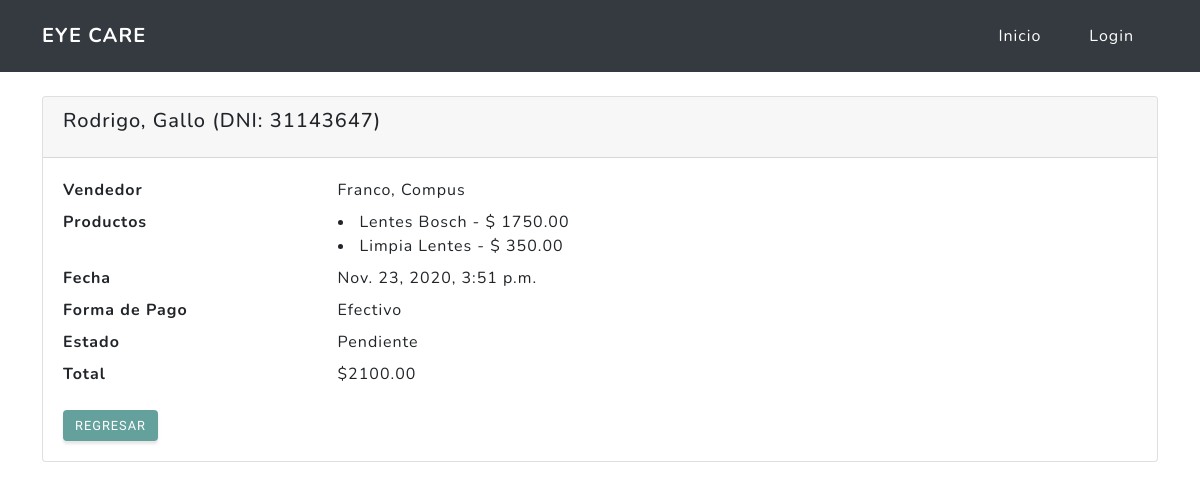
Screenshot of /vendedor/9 (signed in) with the database file from the repository.
### orders/models.py (models this page shows)
class Order(models.Model):
    products = models.ManyToManyField(Product,
                                      verbose_name="Productos",
                                      related_name="Productos",
                                      blank=False,
                                      null=False)
    patient = models.ForeignKey(Patient,
                                on_delete=models.CASCADE,
                                verbose_name="Paciente")
    seller = models.ForeignKey(settings.AUTH_USER_MODEL,
                               on_delete=models.CASCADE,
                               limit_choices_to=Q(groups__name='Vendedor'),
                               related_name="Vendedor",
                               verbose_name="Vendedor")
    date = models.DateTimeField(default=timezone.now,
                                verbose_name="Fecha",
                                validators=[MinValueValidator(limit_value=timezone.now, message='Ingrese una fecha '
                                                                                                'y/u horario '
                                                                                                'posterior.')])
    STATUS = (
        ('PED', 'Pedido'),
        ('TAL', 'Taller'),
        ('PEN', 'Pendiente'),
        ('FIN', 'Finalizado'),
    )
    status = models.CharField(max_length=3,
                              choices=STATUS,
                              default='PEN')
    METHODS = (
        ('CRED', 'Tarjeta de Credito'),
        ('DBTO', 'Tarjeta de Debito'),
        ('VIRT', 'Billetera Virtual'),
        ('EFEC', 'Efectivo')
    )
    payment_method = models.CharField(verbose_name="Metodo de Pago",
                                      max_length=4,
                                      choices=METHODS,
                                      default='EFEC')
    class Meta:
        verbose_name = "Pedido"
        verbose_name_plural = "Pedidos"
    @property
    def total_price(self):
        total = 0
        for productPrice in self.products.all():
            total += productPrice.price
        return total

class Product(models.Model):
    name = models.CharField(max_length=64,
                            verbose_name="Nombre")
    price = models.DecimalField(max_digits=32,
                                decimal_places=2,
                                verbose_name="Precio")
    is_glass = models.BooleanField(verbose_name="Lente", default=False)
    POS = (
        ('IZQ', 'Izquierda'),
        ('DER', 'Derecha'),
    )
    position = models.CharField(verbose_name="Posición",
                                max_length=3,
                                choices=POS,
                                blank=True,
                                null=True)
    TYPE = (
        ('LEJ', 'Lejos'),
        ('CER', 'Cerca'),
    )
    type = models.CharField(verbose_name="Tipo",
                            max_length=3,
                            choices=TYPE,
                            blank=True,
                            null=True)
    frame = models.BooleanField(verbose_name="Armazon",
                                blank=True,
                                null=True)
    class Meta:
        verbose_name = "Producto"
        verbose_name_plural = "Productos"
    def __str__(self):
        return f"{self.name} - $ {self.price}"

### patient/models.py (models this page shows)
class Patient(models.Model):
    document_id = models.IntegerField(primary_key=True,
                                      unique=True,
                                      verbose_name="DNI")
    first_name = models.CharField(max_length=64,
                                  verbose_name="Nombre")
    last_name = models.CharField(max_length=64,
                                 verbose_name="Apellido")
    medical_history = models.TextField(max_length=256,
                                       verbose_name="Historia Medica")
    class Meta:
        verbose_name = "Paciente"
        verbose_name_plural = "Pacientes"
    def __str__(self):
        return f"{self.first_name}, {self.last_name} (DNI: {self.document_id})"

### orders/views.py (the view)
# urls.py: url(r'^vendedor/(?P<pk>\d+)$', group_required('Vendedor')(OrderDetail.as_view()), name='detail'),
class OrderDetail(DetailView):
    model = Order
    def get_queryset(self):
        return Order.objects.filter(seller=self.request.user)

### appointments/models.py (called while the page is built)
def get_name(self):
    return f"{self.first_name}, {self.last_name}"

### orders/templates/orders/order_detail.html (shortened to what this page needs)
{% extends "index/base.html" %}
{% load bootstrap4 %}
{% block content %}
<div class="container mt-4">
    <div class="card">
        <div class="card-header">
            <h5 class="card-title">{{order.patient}}</h5>
        </div>
        <div class="card-body">
            <dl class="row">
                <dt class="col-sm-3">Vendedor</dt>
                <dd class="col-sm-9">{{ order.seller }}</dd>
                <dt class="col-sm-3">Productos</dt>
                <dd class="col-sm-9">{% for product in order.products.all %}
                    <li> {{ product }}</li>
                    {% endfor %}
                </dd>
                <dt class="col-sm-3">Fecha</dt>
                <dd class="col-sm-9">{{ order.date }}</dd>
                <dt class="col-sm-3">Forma de Pago</dt>
                <dd class="col-sm-9">{{ order.get_payment_method_display }}</dd>
                <dt class="col-sm-3">Estado</dt>
                <dd class="col-sm-9">{{ order.get_status_display }}</dd>
                <dt class="col-sm-3">Total</dt>
                <dd class="col-sm-9">${{ order.total_price }}</dd>
            </dl>
            <a href="{% url 'orders:list' %}" class="btn btn-primary">Regresar</a>
        </div>
    </div>
</div>
{% endblock %}

### rows the page displays
Order: patient "Rodrigo, Gallo (DNI: 31143647)", seller "Franco, Compus", date "Nov. 23, 2020, 3:51 p.m.", payment_method "Efectivo", status "Pendiente", total_price "2100.00"
Product: name+price "Lentes Bosch - $ 1750.00"
Product: name+price "Limpia Lentes - $ 350.00"
